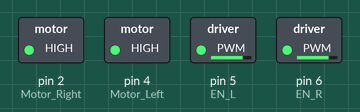
The sketch below on a simulated Arduino Uno, built with avr-gcc and run on an emulated ATmega328P. On the bench: switched loads named in the sketch (green lamp = pin HIGH).

Above: at 0.05 s.
At 1.15 s:
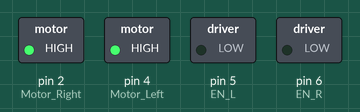
At 1.75 s:
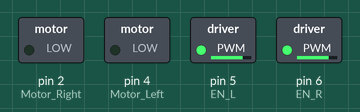
At 2.35 s:
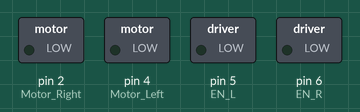
At 3.55 s:
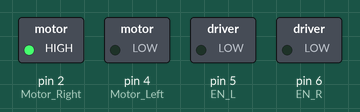
At 4.75 s:
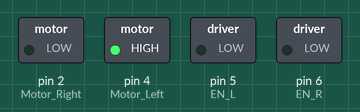
Timing chart, 0 to 6.2 s (numbered marks = the images above):
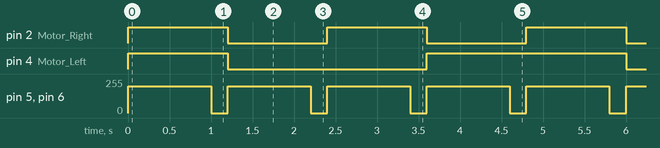

The sketch:

KE0163_Test.ino
```cpp
//电机控制脚
#define EN_L 5                 //L298N使能 左电机使能
#define EN_R 6                 //L298N使能 右电机使能
#define  Motor_Right  2       //L298N IN2  右电机控制正反转
#define  Motor_Left  4        //L298N IN3  左电机控制正反转

void setup()
{
  pinMode(Motor_Right,OUTPUT);
  pinMode(Motor_Left,OUTPUT);
  pinMode(EN_L,OUTPUT);
  pinMode(EN_R,OUTPUT);
}

//小车前进
void advance()
{
  analogWrite(EN_L,200);
  analogWrite(EN_R,200);
  digitalWrite(Motor_Right,HIGH);
  digitalWrite(Motor_Left,HIGH);
}

//小车后退
void back()
{
  analogWrite(EN_L,200);
  analogWrite(EN_R,200);
  digitalWrite(Motor_Right,LOW);
  digitalWrite(Motor_Left,LOW);
}

//小车左旋转
void left()
{
  analogWrite(EN_L,200);
  analogWrite(EN_R,200);
  digitalWrite(Motor_Right,HIGH);
  digitalWrite(Motor_Left,LOW);
}

//小车右旋转
void right()
{
  analogWrite(EN_L,200);
  analogWrite(EN_R,200);
  digitalWrite(Motor_Right,LOW);
  digitalWrite(Motor_Left,HIGH);
}

//小车停止
void stopp()
{
  analogWrite(EN_L,0);
  analogWrite(EN_R,0);
}

void loop()
{
  advance();
  delay(1000);
   stopp();
   delay(200);
   back();
   delay(1000);
   stopp();
   delay(200);
   left();
  delay(1000);
   stopp();
   delay(200);
   right();
  delay(1000);
   stopp();
   delay(200);
}
```

Measured:
- by itself, pin 2 (Motor_Right): alternates HIGH for 1.2 s and LOW for 1.2 s
- by itself, pin 4 (Motor_Left): repeats every 4.8 s: LOW 2.4 s, HIGH 2.4 s
- by itself, pin 5 (EN_L), pin 6 (EN_R): alternates 200/255 for 1.0 s and 0/255 for 0.20 s
